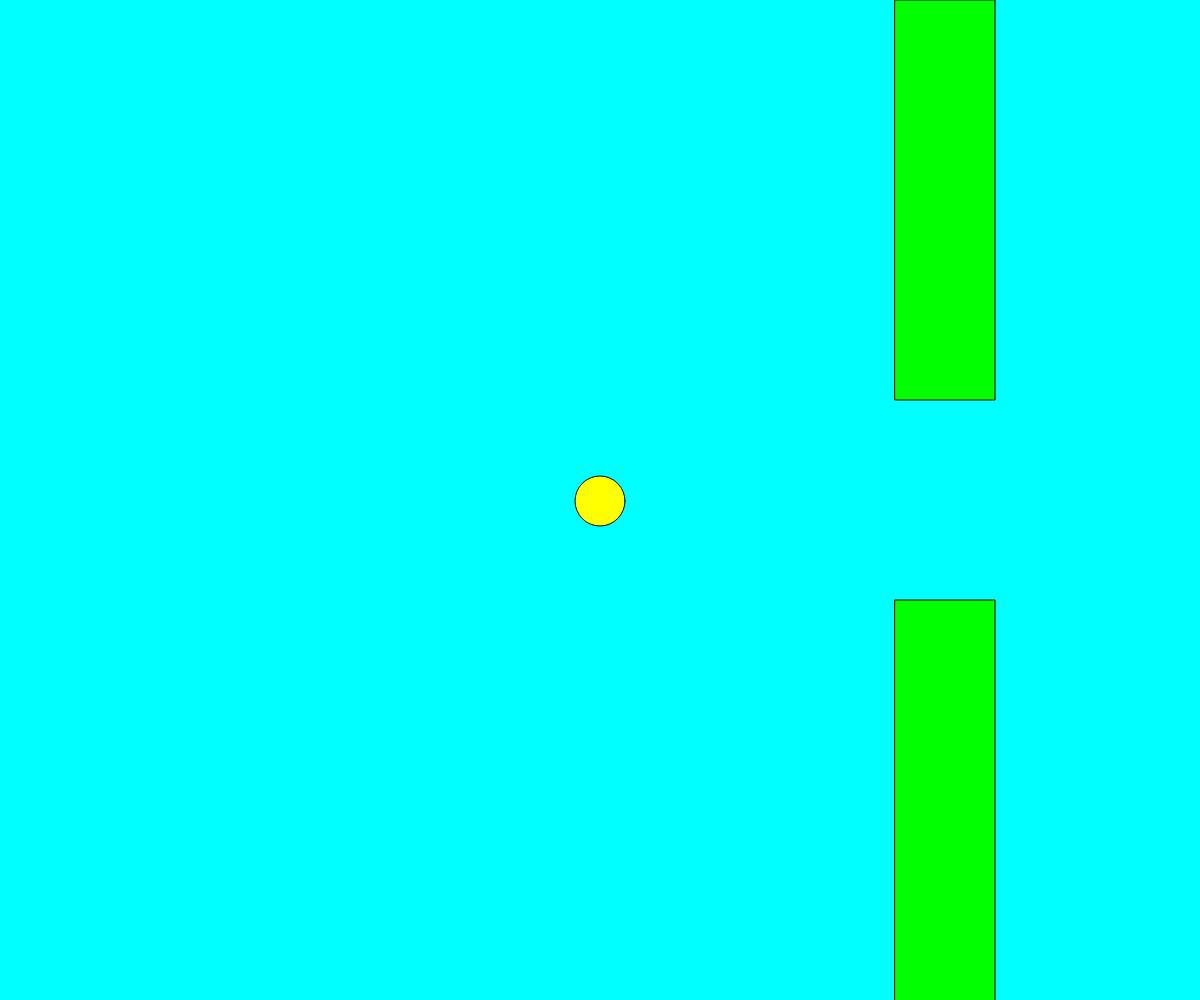
Frame 1 (no input)
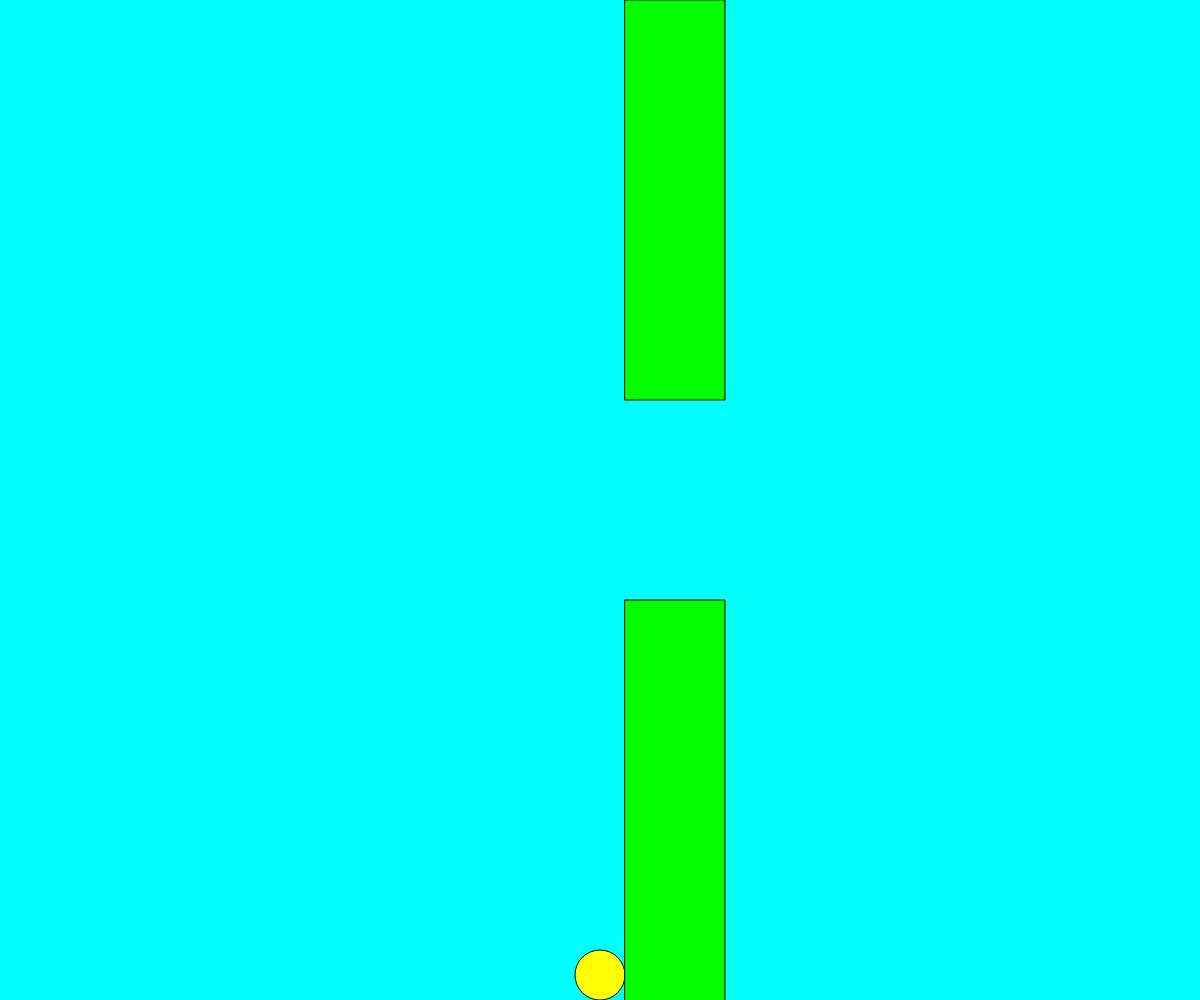
Frame 60 (no input)
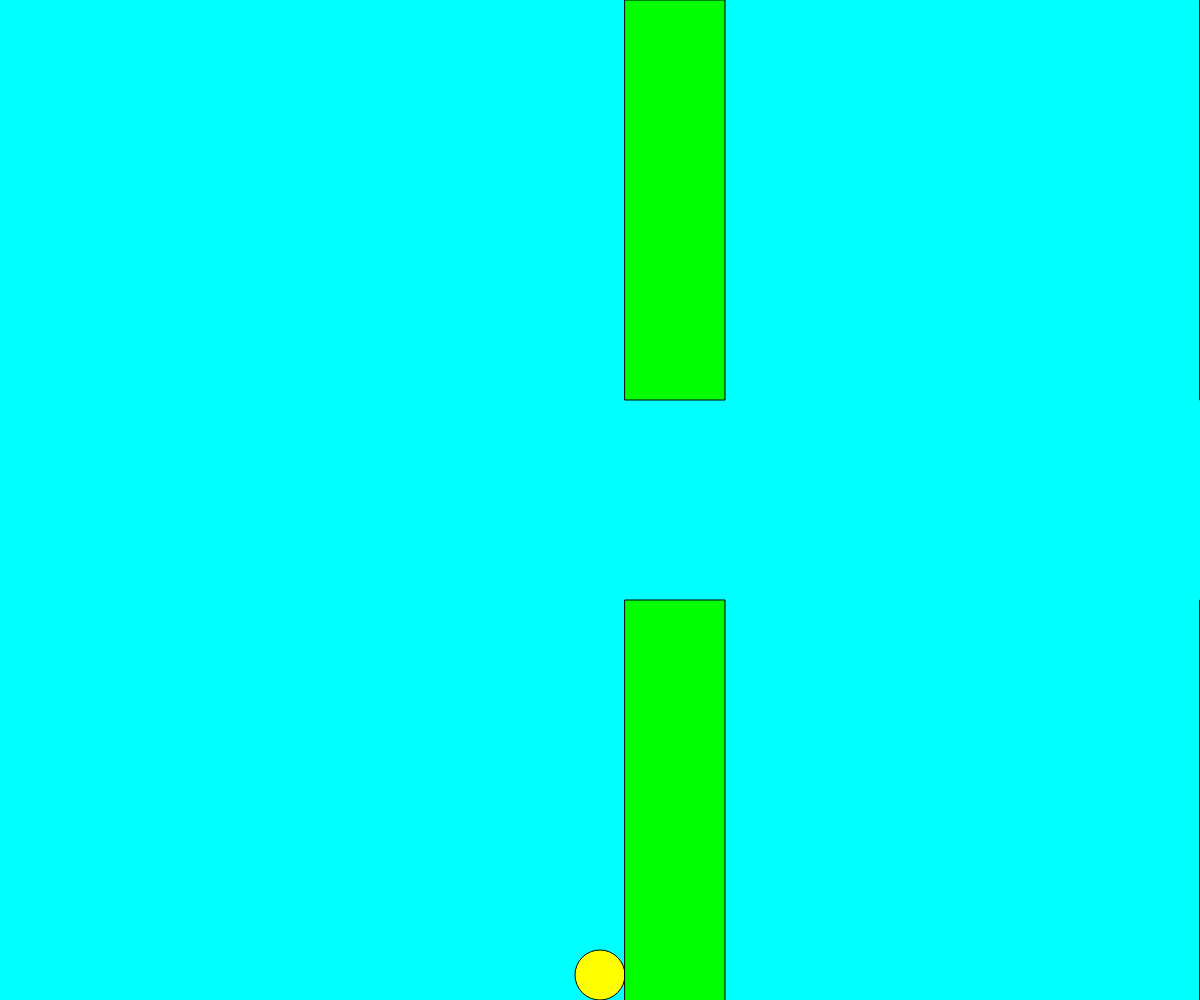
Frame 120 (the mouse pressed at the canvas centre since frame 60)

The p5.js sketch that drew these frames (run headless with seeded random() and noise() and a simulated clock; from frame 60 on, the mouse is pressed at the canvas centre):

// p5.js sketch
// ── sketch.js
// Declare global variables here
class Bird {
    constructor(x, y, size) {
        this.x = x;
        this.y = y;
        this.size = size;

        this.vel = 0;
        this.acc = 1;

    }

    display() {
        fill(255, 255, 0);
        ellipse(this.x, this.y, this.size, this.size);
    }

    update() {
        this.vel += this.acc;
        this.y += this.vel;

        if (this.y >= height - this.size / 2) {
            this.y = height - this.size / 2;
            this.vel = 0;
        }
    }

    flap() {
        this.vel = -15;
    }
}

class Pipe {
    constructor(x, yGap, gapSize) {
        this.x = x;
        this.yGap = yGap;
        this.gapSize = gapSize;
    }

    update() {
        this.x -= 5;
    }

    collide(player) {
        let radius = player.size/2;
        if (player.x+radius >= this.x && player.x-radius <= this.x+100 && (player.y+radius >= height-(this.yGap-this.gapSize/2) || player.y-radius <= this.yGap-this.gapSize/2)) {
            return true;            
        }
        return false;
    }

    display() {
        fill(0,255,0);
        rect(this.x, height-(this.yGap-this.gapSize/2), 100, this.yGap);
        rect(this.x, 0, 100, this.yGap-this.gapSize/2);
    }
}

var bird;   
var pipes = [];
// Initialize global variables here
function setup() {
    canvas = createCanvas(document.body.clientWidth, window.innerHeight);
    canvas.position(0, 0);
    canvas.class("p5canvas");

    bird = new Bird(width/2, height/2, 50);
    pipes.push(new Pipe(3*width/4, height/2, 200));
    collided = false;
    
}

// Draw scene here  
function draw() {
    background(0, 255, 255);
    bird.update();
    bird.display();

    for (let i = pipes.length-1; i >= 0; i--) {
        if (!collided) {
            pipes[i].update();
            if (pipes[i].collide(bird)) {
                collided = true;
            }
        }
        pipes[i].display();
        if (pipes[i].x < -100) {
            pipes.splice(i, 1);
        }
    }

    if (frameCount % 100 === 0) {
        pipes.push(new Pipe(width, height/2, 200));
    }

}

function mousePressed() {
    if (!collided) {
        bird.flap();
    }
}

function keyPressed() {
    if (keyCode === 32 && !collided) {
        bird.flap();
    }
}

function windowResized() {
    resizeCanvas(document.body.clientWidth, window.innerHeight);
}
